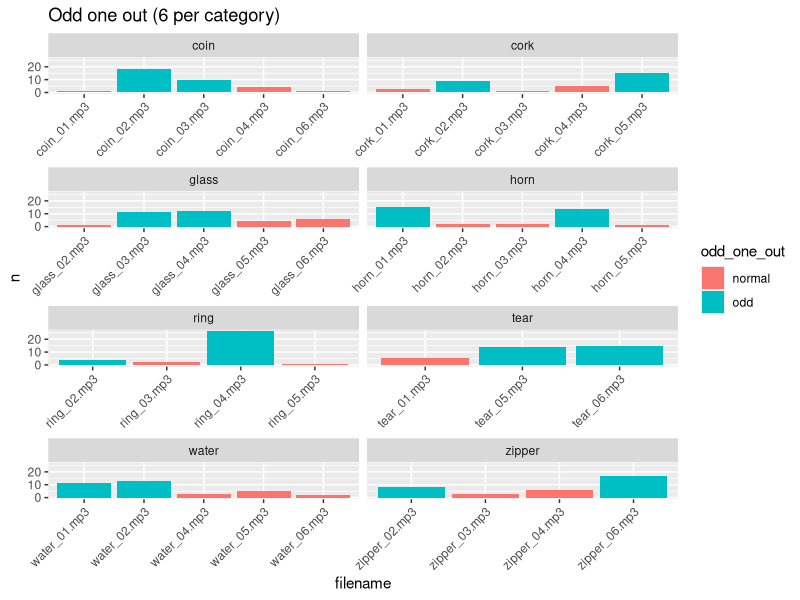
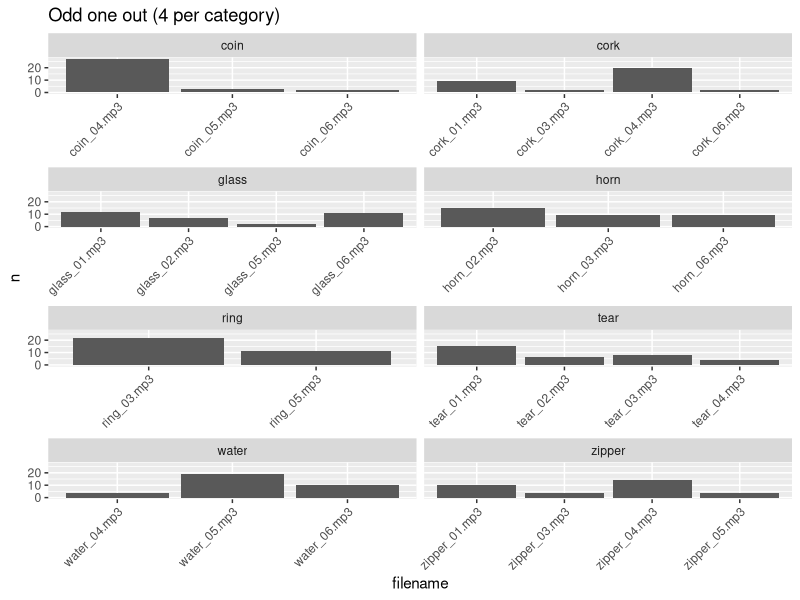
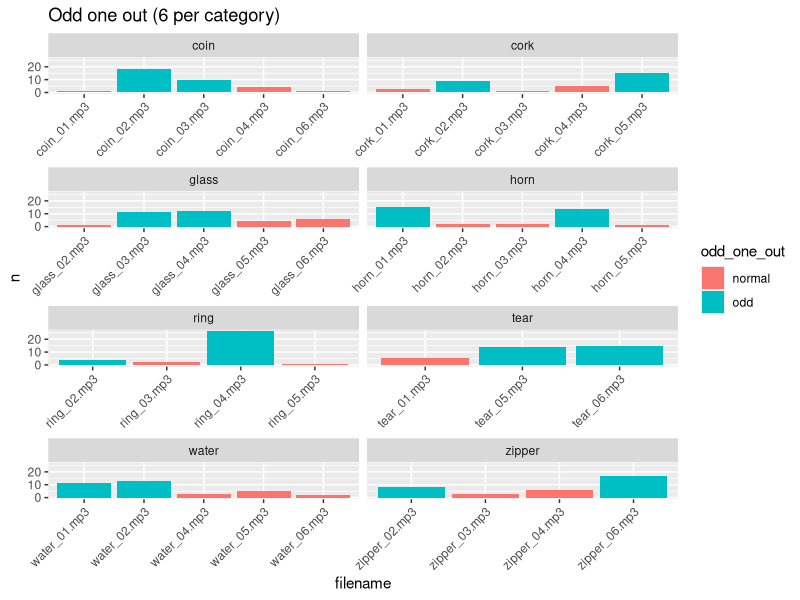
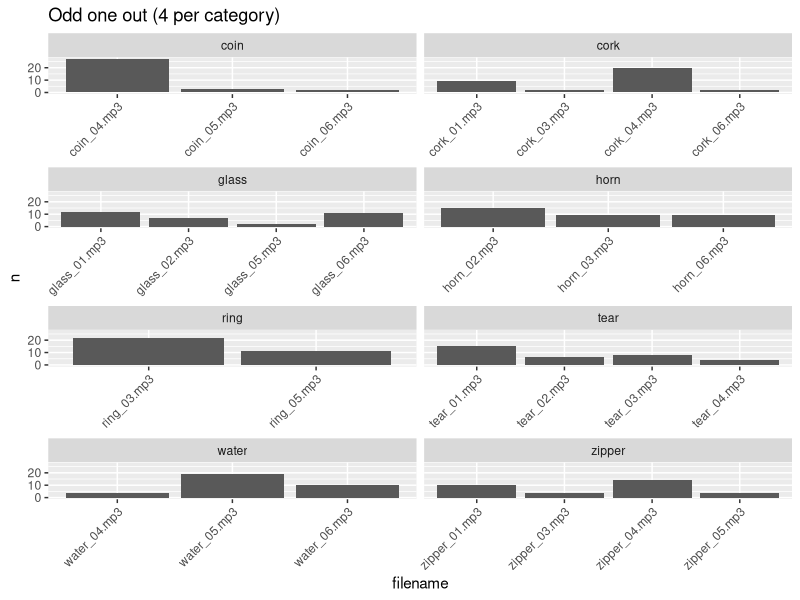

Reproduce these figures in R, in order.
library(dplyr)
library(ggplot2)
options(stringsAsFactors = FALSE)

count_valid_responses <- function(frame) {
  frame <- filter(frame,
                  failed_catch_trial == 0,
                  problem_with_audio == 0)
  
  counts <- frame %>%
    count(category, filename) %>%
    arrange(desc(n))
}

sound_similarity_6 <- read.csv("survey-1/odd_one_out.csv") %>%
  count_valid_responses

# label the two most frequently selected sounds per category
sound_similarity_6 <- sound_similarity_6 %>%
  group_by(category) %>%
  mutate(odd_one_out = ifelse(n >= n[2], "odd", "normal"))

ggplot(sound_similarity_6, aes(x = filename, y = n)) +
  geom_bar(aes(fill = odd_one_out), stat = "identity") +
  facet_wrap("category", scales = "free_x", ncol = 2) +
  theme(axis.text.x = element_text(angle = 45, hjust = 1)) +
  ggtitle("Odd one out (6 per category)")

ggsave("survey-1/odd_one_out.png", height = 10)

odd_sounds <- sound_similarity_6 %>%
  filter(odd_one_out == "odd") %>%
  select(category, filename)

write.csv(odd_sounds, "survey-1/odd_sounds.csv", row.names = FALSE)

# survey-2

selected_seeds <- read.csv("survey-2/selected_seeds.csv") %>%
  select(category, filename)

sound_similarity_4 <- read.csv("survey-2/odd_one_out.csv") %>%
  count_valid_responses

ggplot(sound_similarity_4, aes(x = filename, y = n)) +
  geom_bar(stat = "identity") +
  facet_wrap("category", scales = "free_x", ncol = 2) +
  theme(axis.text.x = element_text(angle = 45, hjust = 1)) +
  ggtitle("Odd one out (4 per category)")

ggsave("survey-2/odd_one_out.png", height = 10)

final_seeds <- left_join(selected_seeds, sound_similarity_4) %>%
  filter(category %in% c("glass", "tear", "zipper", "water")) %>%
  mutate(n = ifelse(is.na(n), 0, n)) %>%
  group_by(category) %>%
  arrange(desc(n))

write.csv(final_seeds, "survey-2/final_seeds.csv", row.names = FALSE)
